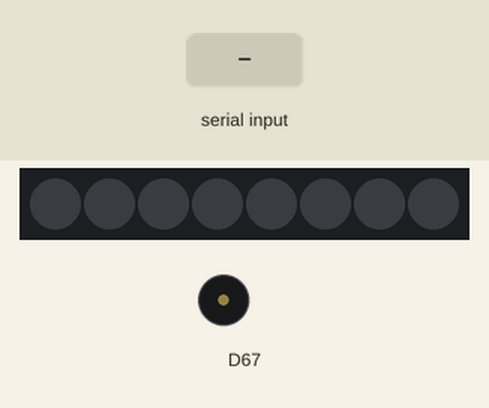
This sketch was run on a simulated Arduino Uno R4 WiFi. Shown: 8 RGB LEDs in strip order, left to right, buzzer (waves = sounding). Inputs (shaded band) come from the test bench. Dim RGB values are drawn brighter than linear.

Above: at 1.2 s.
1.3 s: "R" received over Serial
At 2.7 s:
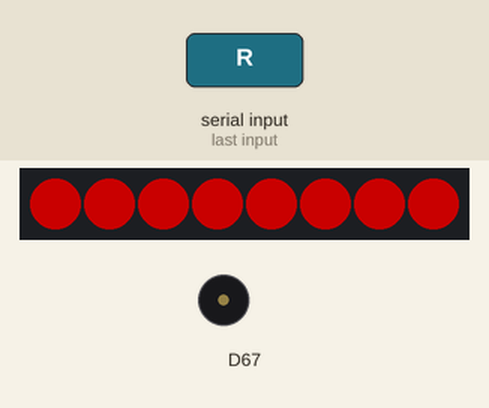
3.4 s: "Y" received over Serial
At 3.8 s:
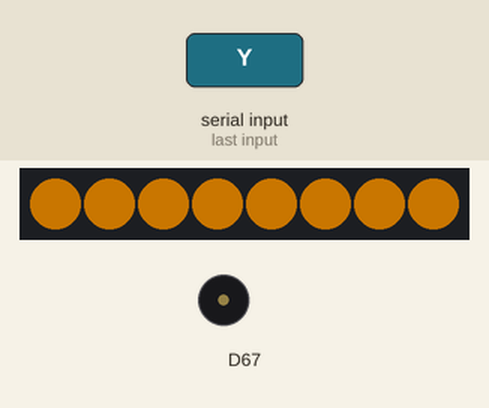
4.9 s: "G" received over Serial
At 6.1 s:
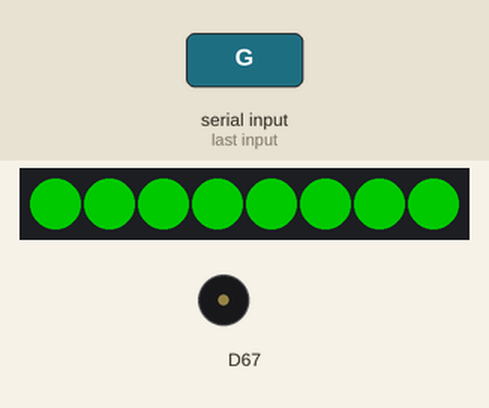
Timing chart, 0 to 7.9 s (numbered marks = the images above; inputs shaded):
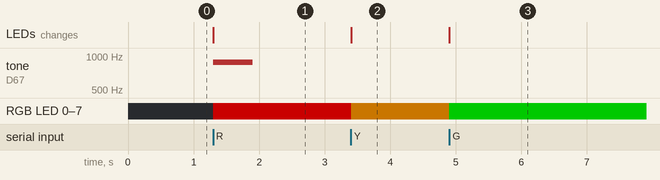

The sketch:

arduino_unoq_modulino.ino
```cpp
/*
  ไฟแจ้งเตือนสายมิจฉาชีพ 3 สี (Modulino Pixels + Buzzer)
  ----------------------------------------------------------
  รับคำสั่งสีจากคอมพิวเตอร์ผ่าน Serial (จากสคริปต์ predict.py):
    'R' = แดง   (เสี่ยงสูงมาก) -> ไฟแดง + เสียงเตือน
    'Y' = เหลือง (น่าสงสัย)    -> ไฟเหลือง
    'G' = เขียว  (ปลอดภัย)     -> ไฟเขียว

  ใช้กับ Arduino UNO Q / บอร์ด Arduino + โมดูล Modulino (ต่อสาย Qwiic)
  *** หมายเหตุ: ชื่อฟังก์ชันของไลบรารี Modulino อาจต่างกันเล็กน้อยตามเวอร์ชัน
      ให้ยึดตามที่พี่เลี้ยงสอนในเวิร์กช็อป Day 1 เป็นหลัก โค้ดนี้เป็นแม่แบบตั้งต้น ***
*/
#include <Modulino.h>

ModulinoPixels pixels;
ModulinoBuzzer buzzer;

const int NUM_LEDS = 8;       // Modulino Pixels มีไฟ 8 ดวง
const int BRIGHTNESS = 40;    // ความสว่าง 0-255

void setAll(uint8_t r, uint8_t g, uint8_t b) {
  for (int i = 0; i < NUM_LEDS; i++) {
    pixels.set(i, ModulinoColor(r, g, b), BRIGHTNESS);
  }
  pixels.show();
}

void setup() {
  Serial.begin(9600);
  Modulino.begin();
  pixels.begin();
  buzzer.begin();
  setAll(0, 0, 0);            // เริ่มต้นดับไฟ
}

void loop() {
  if (Serial.available() > 0) {
    char c = Serial.read();
    if (c == 'R') {
      setAll(255, 0, 0);      // แดง
      buzzer.tone(880, 600);  // เสียงเตือนเมื่อเสี่ยงสูง
    } else if (c == 'Y') {
      setAll(255, 150, 0);    // เหลือง/ส้ม
    } else if (c == 'G') {
      setAll(0, 255, 0);      // เขียว
    }
  }
}
```

Measured:
- after the input at 1.3 s, tone on D67: silent → 880 Hz at once, → silent 0.60 s later; RGB LED 0–7: off → RGB(102, 0, 0) at once; the LEDs: change at once (image 1)
- after the input at 3.4 s, RGB LED 0–7: RGB(102, 0, 0) → RGB(102, 60, 0) at once; the LEDs: change at once (image 2)
- after the input at 4.9 s, RGB LED 0–7: RGB(102, 60, 0) → RGB(0, 102, 0) at once; the LEDs: change at once (image 3)
